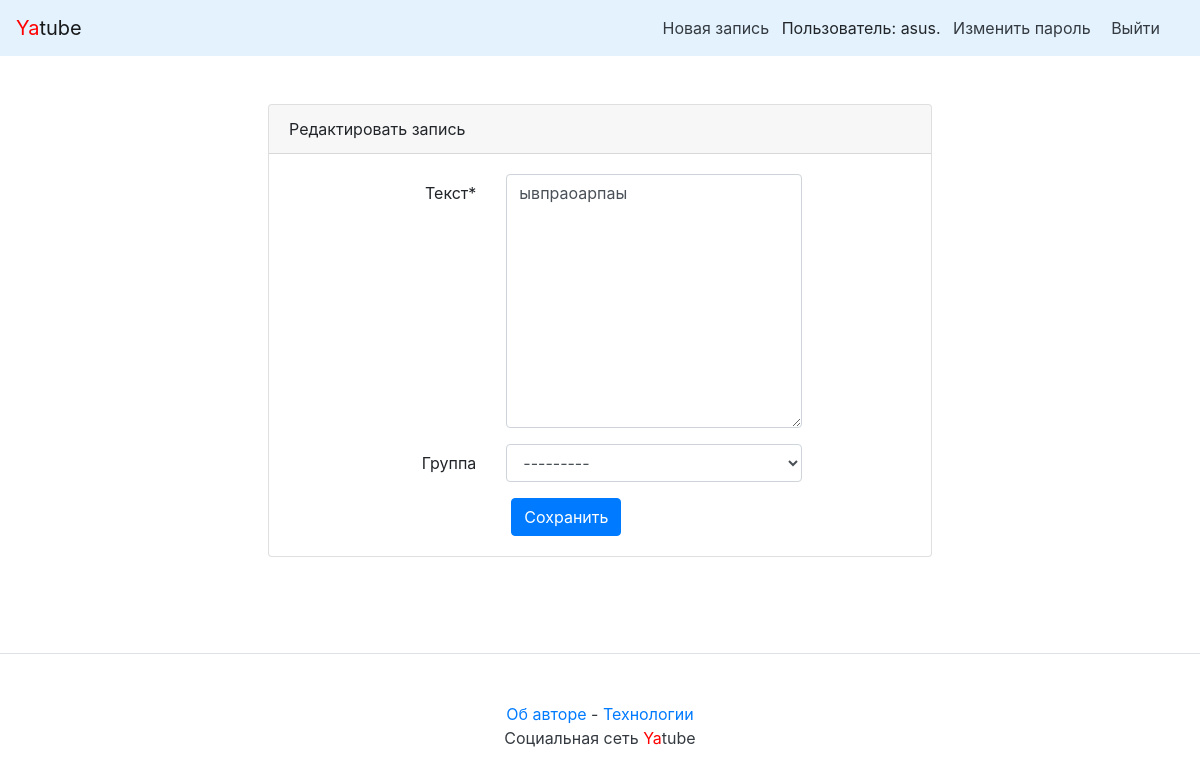
The app's page /asus/42/edit/ (signed in), older data.
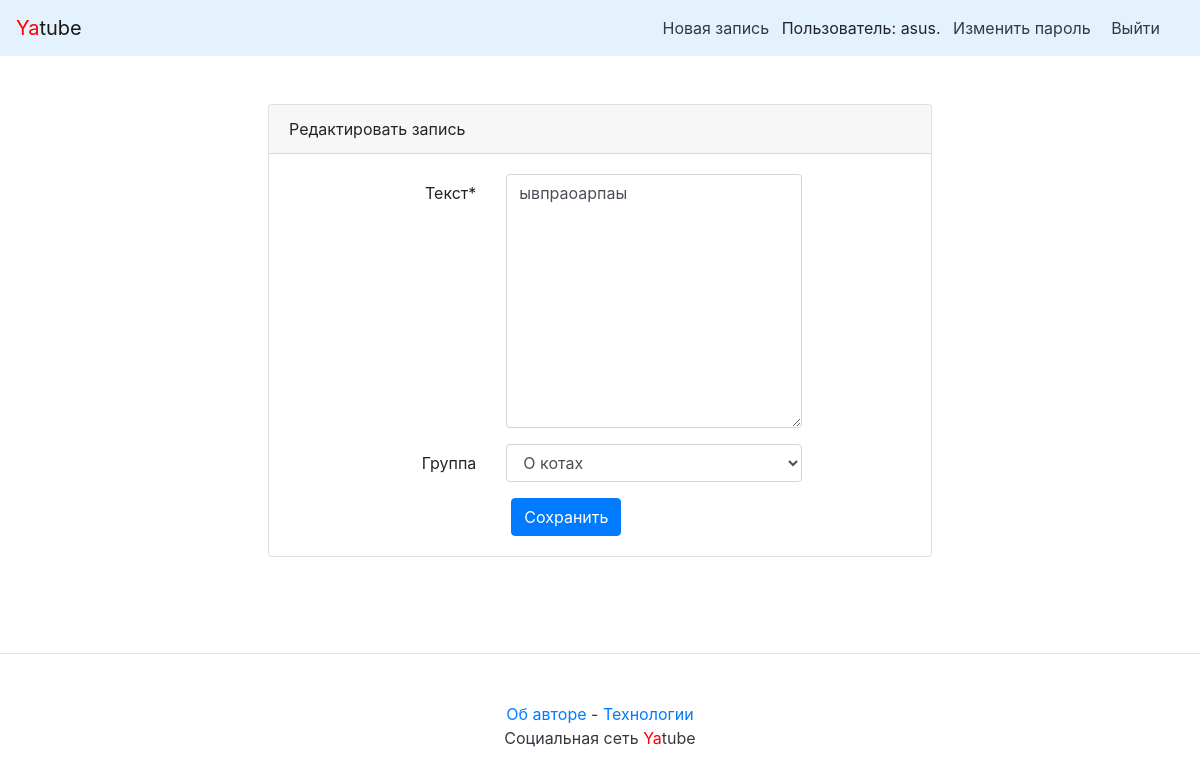
The same page, newer data.
### posts/models.py (models this page shows, shortened)
class Post(models.Model):
    objects = None
    text = models.TextField(verbose_name='Текст')
    pub_date = models.DateTimeField("date published", auto_now_add=True)
    author = models.ForeignKey(
        User,
        on_delete=models.CASCADE,
        related_name="posts",
        verbose_name='Автор'
    )
    group = models.ForeignKey(
        'Group',
        on_delete=models.CASCADE,
        related_name="posts", blank=True,
        null=True,
        verbose_name='Группа'
    )
    class Meta:
        ordering = ['-pub_date']
        verbose_name = 'Пост'
        verbose_name_plural = 'Посты'

### posts/views.py (the view)
# urls.py: path('<str:username>/<int:post_id>/edit/', views.post_edit, name='post_edit')
def post_edit(request, username, post_id):
    author = User.objects.get(username=username)
    post = get_object_or_404(Post, author=author, pk=post_id)
    if request.method == 'GET':
        print(request.user, post.author)
        if request.user != post.author:
            return redirect('post', username=username, post_id=post.id)
        form = PostForm(instance=post)
    if request.method == 'POST':
        form = PostForm(request.POST, instance=post)
        if form.is_valid():
            form.save()
        return redirect('post', username=username, post_id=post.id)
    return render(request, 'new_post.html', {'form': form, 'post': post})

### posts/forms.py
class PostForm(forms.ModelForm):
    class Meta:
        model = Post
        fields = ("text", "group")

### posts/context_processors.py (called while the page is built)
def year(request):
    years = datetime.now().year
    return {'year': years}

### posts/models.py (called while the page is built)
    def __str__(self):
        return self.title

### users/templatetags/user_filters.py (called while the page is built)
@register.filter
def addclass(field, css):
        return field.as_widget(attrs={"class": css})

### templates/new_post.html (shortened to what this page needs)
{% extends "base.html" %}
{% block content %}
{% load user_filters %}
<div class="row justify-content-center">
    <div class="col-md-8 p-5">
        <div class="card">
            <div class="card-header">{% if not post %} Добавить запись {% else %} Редактировать запись {% endif %}</div>
            <div class="card-body">
                <form method="post" action={% if post %}"{% url 'post_edit' username=post.author.username post_id=post.id %}"{% else %}"{% url 'new_post' %}"{% endif %}>
                    {% for field in form %}
                        <div class="form-group row" aria-required={% if field.field.required %}"true"{% else %}"false"{% endif %}>
                                <label for="{{ field.id_for_label }}" class="col-md-4 col-form-label text-md-right">{{ field.label }}{% if field.field.required %}<span class="required">*</span>{% endif %}</label>
                                <div class="col-md-6">
                                    {{ field|addclass:"form-control" }}
                                </div>
                        </div>
                    {% endfor %}
                    <div class="col-md-6 offset-md-4">
                            <button type="submit" class="btn btn-primary">
                                {% if not post %} Добавить {% else %} Сохранить {% endif %}
                            </button>
                    </div>
                </form>
            </div>
        </div>
    </div>
</div>
{% endblock %}

Row changes from the older to the newer data that the page shows:
changed Post "ывпраоарпаы": group "---------" → "О котах"
